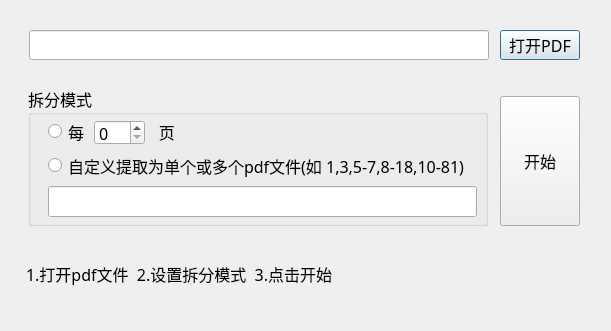
<?xml version="1.0" encoding="UTF-8"?>
<ui version="4.0">
 <class>Split_Dialog</class>
 <widget class="QDialog" name="Split_Dialog">
  <property name="geometry">
   <rect>
    <x>0</x>
    <y>0</y>
    <width>611</width>
    <height>331</height>
   </rect>
  </property>
  <property name="sizePolicy">
   <sizepolicy hsizetype="Ignored" vsizetype="Ignored">
    <horstretch>0</horstretch>
    <verstretch>0</verstretch>
   </sizepolicy>
  </property>
  <property name="minimumSize">
   <size>
    <width>611</width>
    <height>331</height>
   </size>
  </property>
  <property name="maximumSize">
   <size>
    <width>611</width>
    <height>331</height>
   </size>
  </property>
  <property name="font">
   <font>
    <family>微软雅黑</family>
    <pointsize>12</pointsize>
   </font>
  </property>
  <property name="windowTitle">
   <string>拆分文档</string>
  </property>
  <widget class="QLineEdit" name="lineEdit_w3_openPDF">
   <property name="geometry">
    <rect>
     <x>29</x>
     <y>30</y>
     <width>460</width>
     <height>30</height>
    </rect>
   </property>
  </widget>
  <widget class="QPushButton" name="pushButton_w3_openPDF">
   <property name="geometry">
    <rect>
     <x>500</x>
     <y>30</y>
     <width>80</width>
     <height>30</height>
    </rect>
   </property>
   <property name="text">
    <string>打开PDF</string>
   </property>
  </widget>
  <widget class="QGroupBox" name="groupBox_w3_mode">
   <property name="geometry">
    <rect>
     <x>28</x>
     <y>86</y>
     <width>460</width>
     <height>140</height>
    </rect>
   </property>
   <property name="title">
    <string>拆分模式</string>
   </property>
   <widget class="QRadioButton" name="radioButton_w3_everyPage">
    <property name="geometry">
     <rect>
      <x>20</x>
      <y>30</y>
      <width>153</width>
      <height>31</height>
     </rect>
    </property>
    <property name="text">
     <string>每                  页</string>
    </property>
   </widget>
   <widget class="QRadioButton" name="radioButton_w3_selfSet">
    <property name="geometry">
     <rect>
      <x>20</x>
      <y>68</y>
      <width>423</width>
      <height>23</height>
     </rect>
    </property>
    <property name="text">
     <string>自定义提取为单个或多个pdf文件(如 1,3,5-7,8-18,10-81)</string>
    </property>
   </widget>
   <widget class="QSpinBox" name="spinBox_w3_page">
    <property name="geometry">
     <rect>
      <x>66</x>
      <y>34</y>
      <width>51</width>
      <height>25</height>
     </rect>
    </property>
   </widget>
   <widget class="QLineEdit" name="lineEdit_w3_pageSet">
    <property name="geometry">
     <rect>
      <x>20</x>
      <y>100</y>
      <width>429</width>
      <height>31</height>
     </rect>
    </property>
   </widget>
  </widget>
  <widget class="QPushButton" name="pushButton_w3_start">
   <property name="geometry">
    <rect>
     <x>500</x>
     <y>96</y>
     <width>80</width>
     <height>130</height>
    </rect>
   </property>
   <property name="text">
    <string>开始</string>
   </property>
  </widget>
  <widget class="QLabel" name="label_w3_tip">
   <property name="geometry">
    <rect>
     <x>26</x>
     <y>248</y>
     <width>549</width>
     <height>51</height>
    </rect>
   </property>
   <property name="text">
    <string>1.打开pdf文件  2.设置拆分模式  3.点击开始</string>
   </property>
  </widget>
 </widget>
 <resources/>
 <connections/>
 <designerdata>
  <property name="gridDeltaX">
   <number>2</number>
  </property>
  <property name="gridDeltaY">
   <number>2</number>
  </property>
  <property name="gridSnapX">
   <bool>true</bool>
  </property>
  <property name="gridSnapY">
   <bool>true</bool>
  </property>
  <property name="gridVisible">
   <bool>false</bool>
  </property>
 </designerdata>
</ui>
